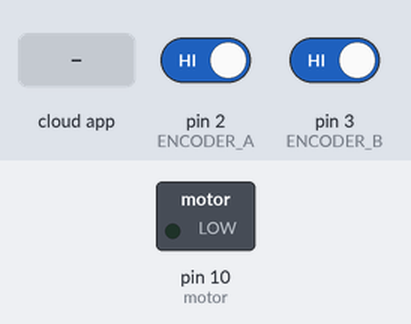
A sketch run on a simulated Arduino Uno, built with avr-gcc and run on an emulated ATmega328P. Shown: switched loads named in the sketch (green lamp = pin HIGH). The inputs (shaded band) are chosen by the test bench; at power-on: pin 2 (ENCODER_A) HIGH, pin 3 (ENCODER_B) HIGH. The ROS host is connected and sends only what is stated.

Above: at 1.2 s.
1.3 s: the phone or cloud app sets motor_activation to 1
At 2.5 s:
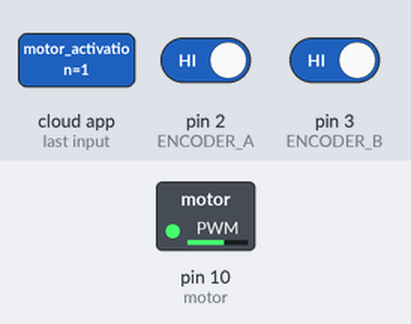
2.8 s: the phone or cloud app sets motor_activation to 0
At 3.6 s:
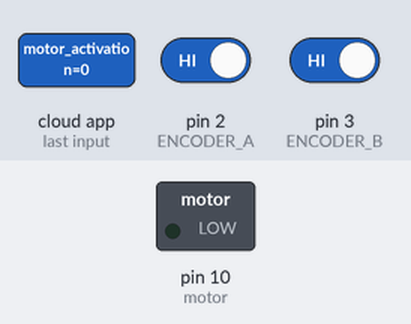
Timing chart, 0 to 5.8 s (numbered marks = the images above; inputs shaded):
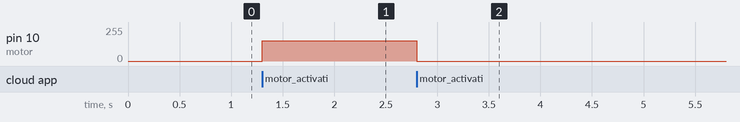

Measured:
- after the input at 1.3 s, pin 10 (motor): 0/255 → 153/255 at once
- after the input at 2.8 s, pin 10 (motor): 153/255 → 0/255 at once

The sketch:

haptic_tool_arduino_node.ino
```cpp
/*
Arduino ROS Node to read the quadrature encoder and
control the DC motor
*/

// Include libraries
#include <ros.h>
#include <util/atomic.h>
#include <std_msgs/Bool.h>
#include <std_msgs/Float32.h>

// Define motor and encoder pins
#define motor       10
#define ENCODER_A   2
#define ENCODER_B   3

// Define ROS Node Handle
ros::NodeHandle nh;

// Define variables
float pwm;

// Global position variable shared with the interruption
volatile int theta = 0;

// Global pulses variable shared with the interruption
volatile int pulsos = 0;
unsigned long timeold;
float resolution = 374.22;

// Global position variable
int ang = 0;

// Motor activation variable
bool aMotor = false;

std_msgs::Float32 angle;

void SubscriberCallback(const std_msgs::Bool& act){
  /*
  Subscriber callback function for the motor activation message
  */
  if(act.data){
    aMotor = true;
  }else{
    aMotor = false;
  }
}

// Define publisher for the encoder and subscriber for the motor activation message
ros::Publisher angle_publisher("tool_angle", &angle);
ros::Subscriber<std_msgs::Bool> motor_subscriber("motor_activation", &SubscriberCallback);

void setup() {
  // set timer 1 divisor to  1024 for PWM frequency of 30.64 Hz
  // TCCR1B = TCCR1B & B11111000 | B00000101;

  // Initialize ROS node, publisher and subscriber
  nh.initNode();
  nh.advertise(angle_publisher);
  nh.subscribe(motor_subscriber);

  // Configure encoder and motor pins
  pinMode(motor, OUTPUT);
  pinMode(ENCODER_A, INPUT);
  pinMode(ENCODER_B, INPUT);

  timeold = 0;

  // Configure interruption
  attachInterrupt(digitalPinToInterrupt(ENCODER_A), leerEncoderA,RISING);
  attachInterrupt(digitalPinToInterrupt(ENCODER_B), leerEncoderB,RISING);

}

void loop() {
  float posicion;

  // Set the motor PWM according to the activation variable
  if(aMotor){
    pwm = 3*255/5;
    analogWrite(motor, pwm);
  }else{
    pwm = 0;
    analogWrite(motor, pwm);
  }

  // Modify the interruption variables atomically
  ATOMIC_BLOCK(ATOMIC_RESTORESTATE){
    posicion = (float(theta * 360.0 /resolution));
  }

  // Publish encoder angle message
  angle.data = posicion;

  angle_publisher.publish(&angle);

  nh.spinOnce();
}

void leerEncoderA(){
  /*
  Interruption function for the angle increment
  */
  int b = digitalRead(ENCODER_B);
  if(digitalRead(ENCODER_B == LOW)){
    // Global variable increment
    theta++;
  }
}

void leerEncoderB(){
  /*
  Interruption function for the angle decrement
  */
  int a = digitalRead(ENCODER_A);
  if(digitalRead(ENCODER_A == LOW)){
    // Global variable decrement
    theta--;
  }
}
```
